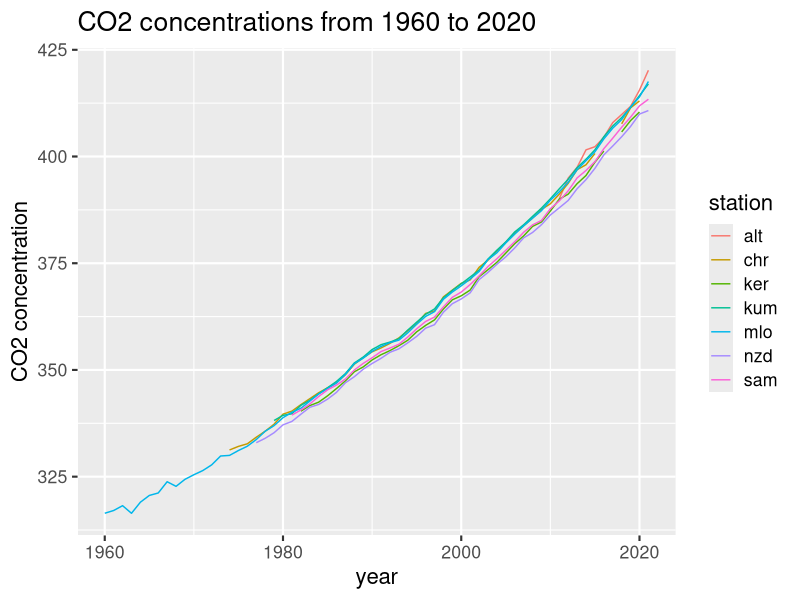
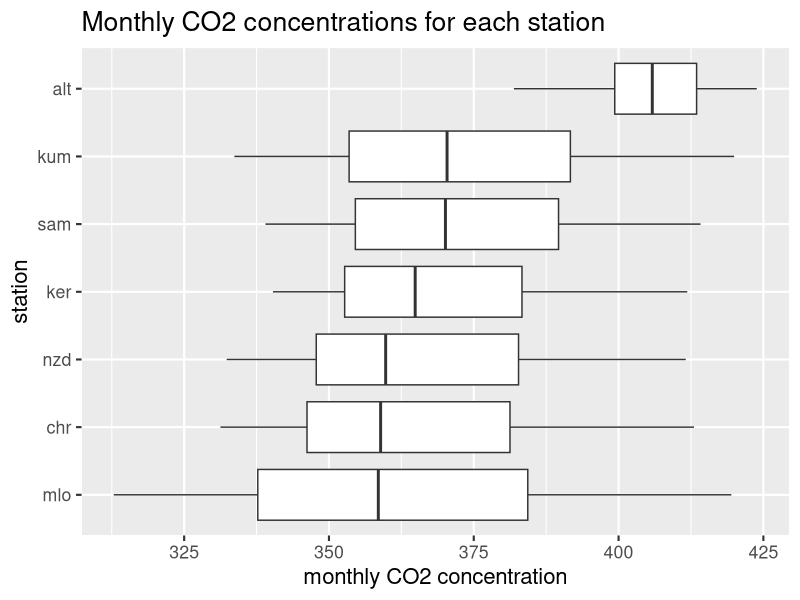

Write R code to recreate these figures, in order.
## ---- chunk 1
library(ggplot2)
yearly_co2_tidy = read.csv("./data/yearly_co2_tidy.csv")
ggplot(data = yearly_co2_tidy, aes(x = Yr, y = CO2_concentration, color = station)) +
  geom_line() +
  ggtitle("CO2 concentrations from 1960 to 2020") +
  labs(x = "year", y = "CO2 concentration") + 
  theme_grey(16)
## ---- chunk 2
library(tidyverse)
monthly_co2 = read.csv("./data/monthly_flask_co2.csv")
monthly_co2_tidy <- monthly_co2 %>%
  pivot_longer(cols = -c(Yr,Mn), names_to = "station", 
               values_to = "CO2_concentration")
ggplot(monthly_co2_tidy, aes(x=fct_reorder(station,CO2_concentration,na.rm=TRUE), y=CO2_concentration)) +
  geom_boxplot() +
  coord_flip() +
  ggtitle("Monthly CO2 concentrations for each station") +
  labs(x = "station", y = "monthly CO2 concentration") + 
  theme_grey(16)
